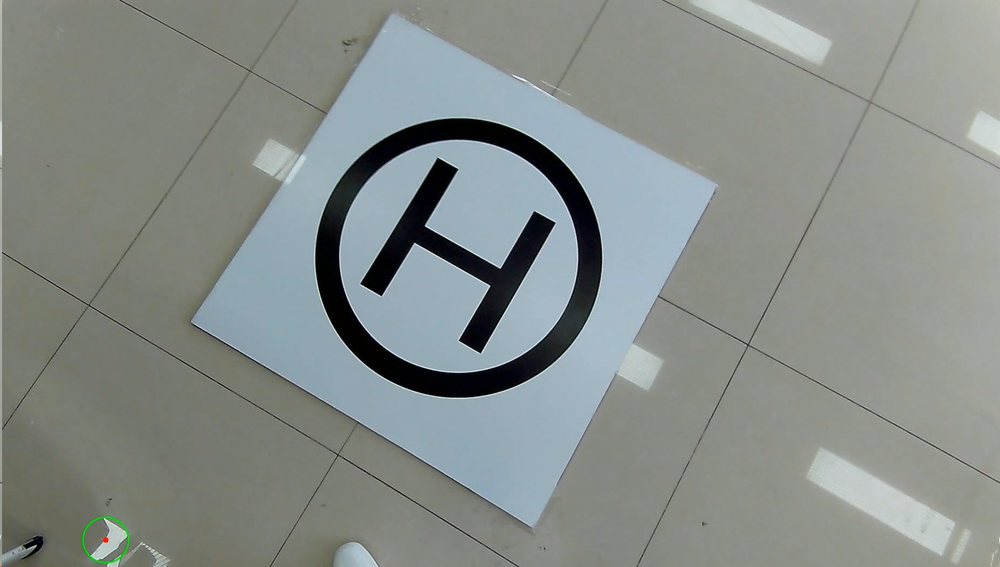
#> input picture week1/mission2/H.png, 1000 x 567 px, shrunk from 1449 x 822 before the run
$ python mission2.py
#> lines starting #> are read from the running program, lines starting #| are printed output that depends on the picture; after the words box and inside, x2 and y2 are one past the last pixel; in counts of white or black regions, pixels touching at a corner belong together
import cv2
import numpy as np

def detect_circles(img_path):
    # 读取图片
#> called with img_path = 'mission2/H.png'
    image = cv2.imread(img_path)
#> image is the input picture: shape (567, 1000, 3); mean B, G, R 137.1, 140.8, 134.6
    if image is None:
        raise ValueError("无法读取图片，请检查路径是否正确")

    # 转换为灰度图像
    gray = cv2.cvtColor(image, cv2.COLOR_BGR2GRAY)

    # 使用高斯模糊减少噪声
    blurred = cv2.GaussianBlur(gray, (9, 9), 2)
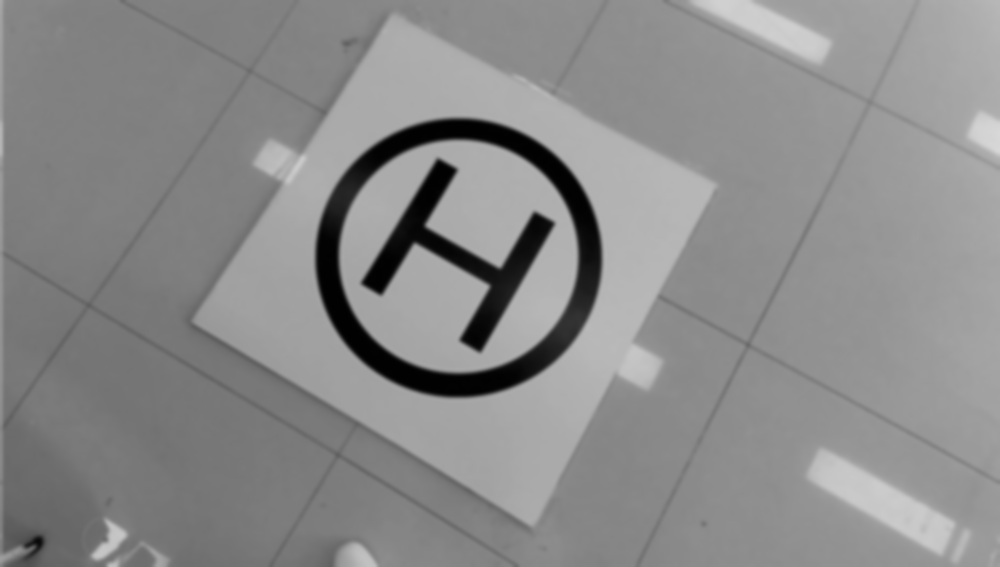
#> blurred: shape (567, 1000); min 1, max 216, mean 138.5

    # 使用霍夫圆变换检测圆
    circles = cv2.HoughCircles(
        blurred,
        cv2.HOUGH_GRADIENT,
        dp=1.2,          # 累加器分辨率与图像分辨率的反比
        minDist=40,      # 检测到的圆心之间的最小距离
        param1=40,       # Canny 边缘检测的高阈值
        param2=40,       # 累加器阈值，较小的值将检测到更多的圆
        minRadius=40,    # 圆的最小半径
        maxRadius=150    # 圆的最大半径
    )
#> circles = [[454.2, 257.4, 139.1], [492.6, 233.4, 100.2]]

    if circles is None:
        return [], image

    # 将检测到的圆转换为列表，并按半径从大到小排序
    circles = np.round(circles[0, :]).astype("int")
#> circles = [[454, 257, 139], [493, 233, 100]]
    circles = sorted(circles, key=lambda x: x[2], reverse=True)

    # 提取圆心和半径
    result = [{'center': (x, y), 'radius': r} for (x, y, r) in circles]
#> result = 2 items

    # 在图像上绘制检测到的圆
    for circle in circles:
        center = (circle[0], circle[1])
        radius = circle[2]
        cv2.circle(image, center, radius, (0, 255, 0), 4)  # 用绿色绘制圆
        cv2.rectangle(image, (center[0] - 5, center[1] - 5), (center[0] + 5, center[1] + 5), (0, 128, 255), -1)  # 用橙色绘制圆心
#> this loop made 2 passes
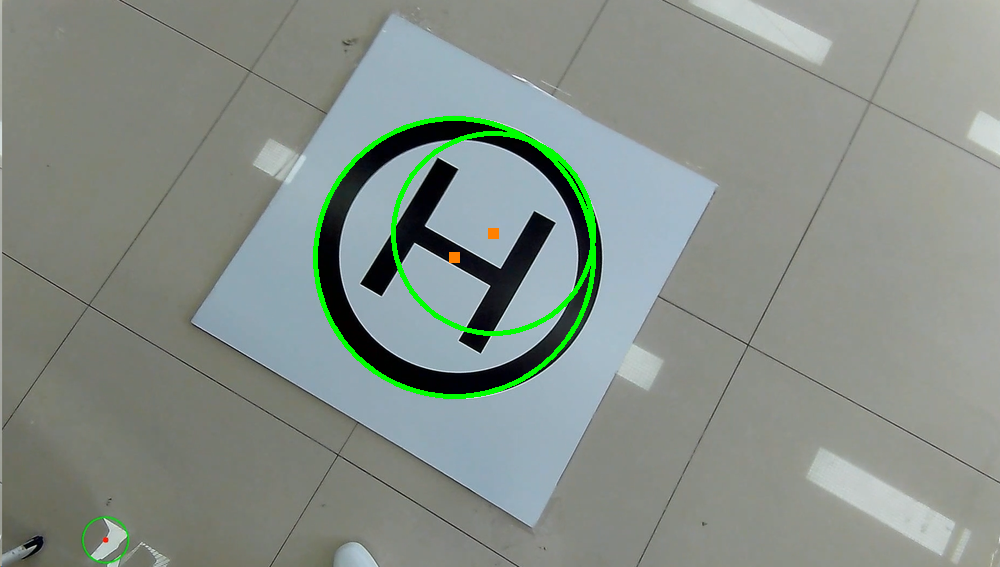
#> image: shape (567, 1000, 3); 1.32% of pixels changed, all inside (x1, y1, x2, y2) = (313, 116, 596, 399)

    return result, image

# 示例调用
if __name__ == "__main__":
    result, image_with_circles = detect_circles("mission2/H.png")
#> result = 2 items
    if result:
        for circle in result:
            print(f"圆心: {circle['center']}, 半径: {circle['radius']}")
#> this loop made 2 passes
#| 圆心: (454, 257), 半径: 139
#| 圆心: (493, 233), 半径: 100
        # 显示结果图像
        cv2.imshow('Detected Circles', image_with_circles)
        cv2.waitKey(0)
        cv2.destroyAllWindows()
    else:
        print("未检测到圆")
